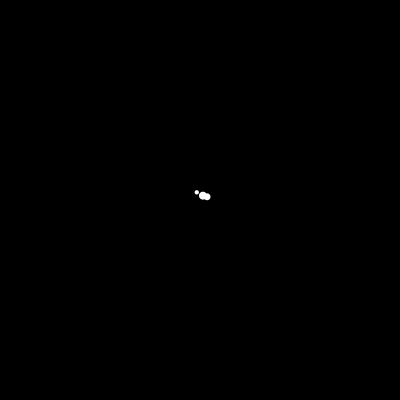
Frame 1 (no input)
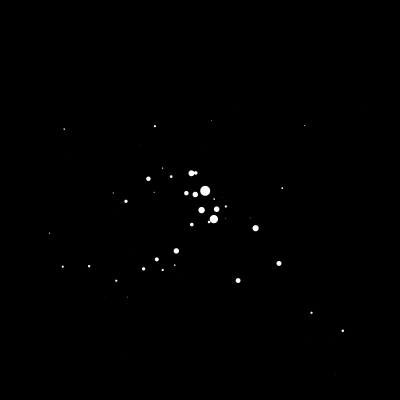
Frame 60 (the mouse pressed at the canvas centre just before this capture)
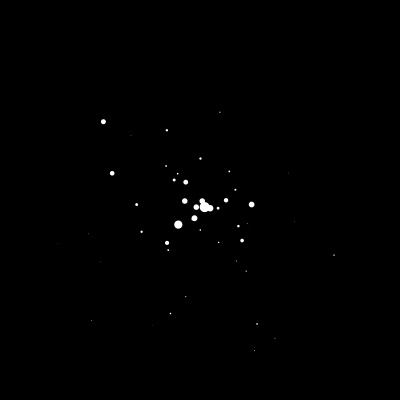
Frame 120 (the mouse held since frame 60 and released just before this capture)

The Processing sketch that drew these frames (run headless with seeded random() and noise(); from frame 60 on, the mouse is pressed at the canvas centre):

// Processing sketch: particles
// ── particles.pde
//Maya Reich 2017
//Processing sketch

ArrayList<Particle> particleGroup = new ArrayList<Particle>();
int maxParticles = 10; 


void setup() { 
  size(400, 400); 
  smooth(); 
  noStroke(); 
}

void draw() { 
  background(0); 

  particleGroup.add(new Particle());
  particleGroup.add(new Particle());
  particleGroup.add(new Particle());

  
  //update all current particles
  for (int i=0; i<particleGroup.size(); i++) { 
    particleGroup.get(i).update();
  }
  // if we have max particles, remove oldest
  if (particleGroup.size()>= maxParticles) {
    particleGroup.remove(particleGroup.get(0));
  }
}

class Particle {
  public float x, y, xVelocity, yVelocity, size, gravity, weight, particleSize;
  public color ballColor;

  Particle() {

    x = width/2; 
    y = height/2;
 
    xVelocity = random(-10, 10); 
    yVelocity = random(-10, 10);
   
    weight = 0.99; 
    

    ballColor = 255;
    
    particleSize = random(6,12); 
    size = random(0.6, 0.95); 
    
    gravity = 0.4; 

  }

void update() { 
        
    particleSize *= size; 
  
    xVelocity*=weight; 
    yVelocity*=weight; 
    yVelocity+=gravity;
    
    // update position
    x+=xVelocity;
    y+=yVelocity;  
   
   fill(ballColor, 255); 
   ellipse(x, y, particleSize, particleSize);

  }
}
